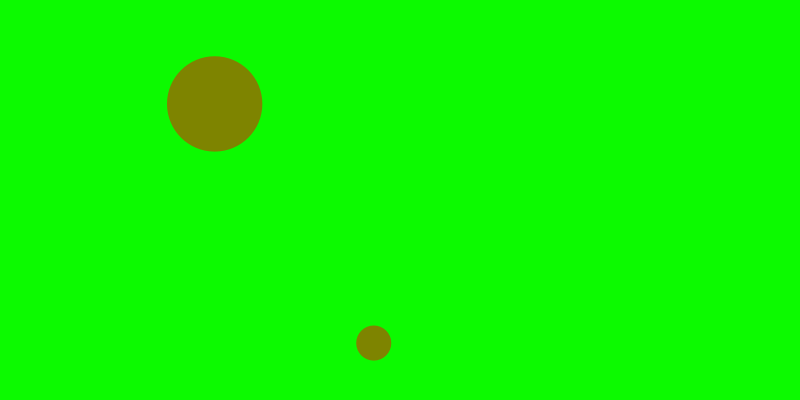
Frame 1 (no input)
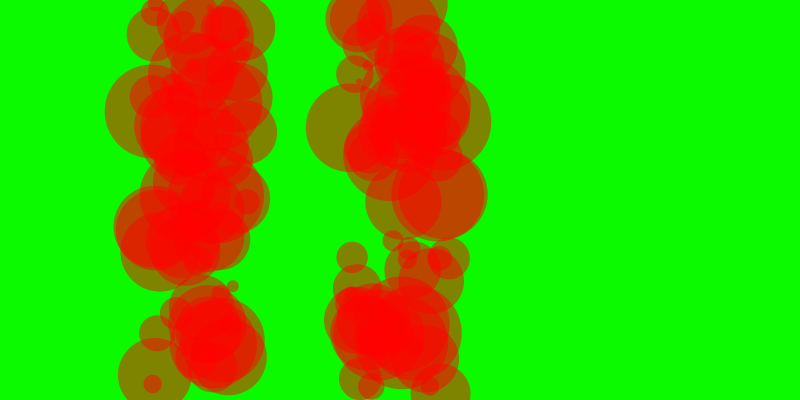
Frame 60 (the mouse pressed at the canvas centre just before this capture)
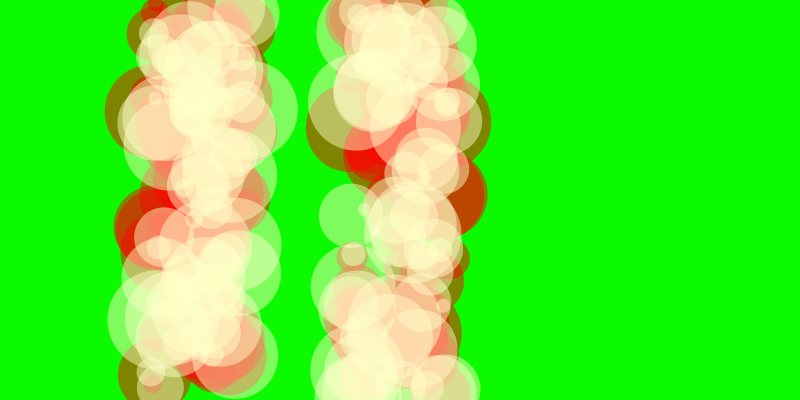
Frame 120 (the mouse held since frame 60 and released just before this capture)

The Processing sketch that drew these frames (run headless with seeded random() and noise(); from frame 60 on, the mouse is pressed at the canvas centre):

// Processing sketch: processing_7723
// ── processing_7723.pde

int c;// on the wall set a variable
void setup(){ // this runs once, at the beginning
  size(800,400); //size -must go first in set up
background(12,250,0); 
smooth();
frameRate(10);
c=0; // set c=0
}
void draw(){ //this runs repeatedly untilll we press stop
//background(255); // to erase de trace of the circle
//noFill();
fill(255,mouseX,mouseY,120);//last value transparence

noStroke();

float cx = 200+random(-50,50);//random(width);
float cy = random(height);
float csize = random(5, 100);
//float = a floating point number - 3.5324, 2.1, 0.000005
//random(400)  - a random number between 0 and 400
ellipse(cx,cy,csize,csize);
//c = c+1; // add 1 to c bigger number faster movement

 cx = 400+random(-50,50);//random(width);
 cy = random(height);
 csize = random(5, 100);
//float = a floating point number - 3.5324, 2.1, 0.000005
//random(400)  - a random number between 0 and 400
ellipse(cx,cy,csize,csize);
//c = c+1; // add 1 to c bigger number faster movement
}

void mousePressed () { // whenever the mouse is pressed, this hapens
background (225,mouseX,mouseY);

}
